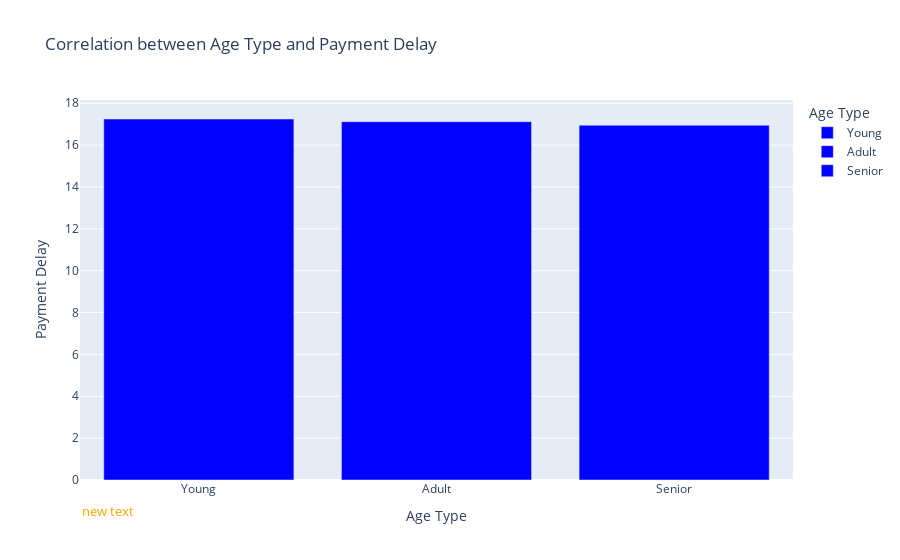

Here is the notebook cell this chart was saved with:
### Code cell
df = pd.read_csv("customer_churn_dataset-testing-master.csv")

# Correlation between age type and payment delay:
df['Age Type'] = pd.cut(df['Age'], bins=[0,30,60,100], labels=['Young', 'Adult', 'Senior'])
age_payment_corr = df.groupby('Age Type')['Payment Delay'].mean().reset_index()
fig = px.bar(age_payment_corr, x='Age Type', y='Payment Delay', title='Correlation between Age Type and Payment Delay', color='Age Type')

fig.update_traces(marker=dict(color='blue'))  # Change the bar color to blue

fig.add_annotation(dict(font=dict(color='orange', size=13),
                       x=0,
                       y=-0.11,
                       showarrow=False,
                       textangle=0,
                       xanchor='left',
                       xref="paper",
                       yref="paper"))

fig.show()

### Figure 1 — Plotly figure (JSON) as saved in the notebook; plotly's stock layout.template omitted (floating-point values rounded to 4 significant figures)
{"data": [{"alignmentgroup": "True", "hovertemplate": "Age Type=%{x}<br>Payment Delay=%{y}<extra></extra>", "legendgroup": "Young", "marker": {"color": "blue", "pattern": {"shape": ""}}, "name": "Young", "offsetgroup": "Young", "orientation": "v", "showlegend": true, "textposition": "auto", "type": "bar", "x": ["Young"], "xaxis": "x", "y": [17.25], "yaxis": "y"}, {"alignmentgroup": "True", "hovertemplate": "Age Type=%{x}<br>Payment Delay=%{y}<extra></extra>", "legendgroup": "Adult", "marker": {"color": "blue", "pattern": {"shape": ""}}, "name": "Adult", "offsetgroup": "Adult", "orientation": "v", "showlegend": true, "textposition": "auto", "type": "bar", "x": ["Adult"], "xaxis": "x", "y": [17.12], "yaxis": "y"}, {"alignmentgroup": "True", "hovertemplate": "Age Type=%{x}<br>Payment Delay=%{y}<extra></extra>", "legendgroup": "Senior", "marker": {"color": "blue", "pattern": {"shape": ""}}, "name": "Senior", "offsetgroup": "Senior", "orientation": "v", "showlegend": true, "textposition": "auto", "type": "bar", "x": ["Senior"], "xaxis": "x", "y": [16.95], "yaxis": "y"}], "layout": {"annotations": [{"font": {"color": "orange", "size": 13}, "showarrow": false, "textangle": 0, "x": 0, "xanchor": "left", "xref": "paper", "y": -0.11, "yref": "paper"}], "barmode": "relative", "legend": {"title": {"text": "Age Type"}, "tracegroupgap": 0}, "title": {"text": "Correlation between Age Type and Payment Delay"}, "xaxis": {"anchor": "y", "categoryarray": ["Young", "Adult", "Senior"], "categoryorder": "array", "domain": [0, 1], "title": {"text": "Age Type"}}, "yaxis": {"anchor": "x", "domain": [0, 1], "title": {"text": "Payment Delay"}}}}
